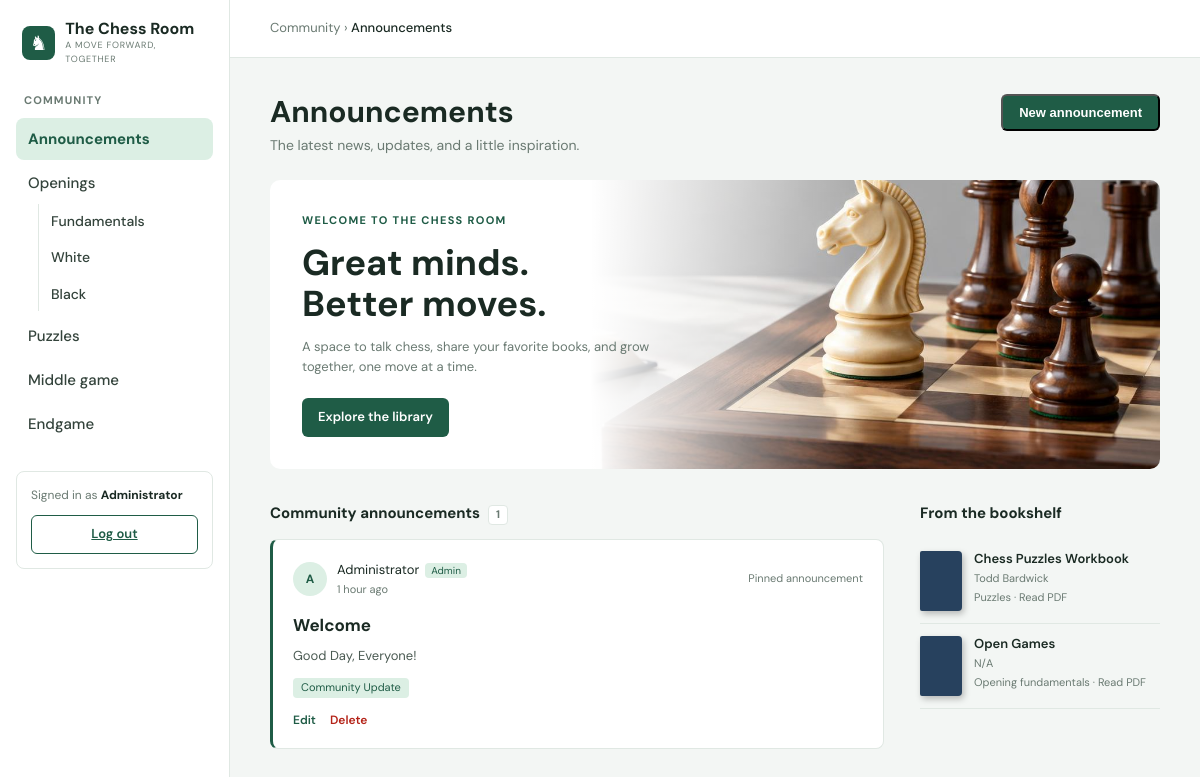
The app's page /pages/main_page.php (signed in) with its own data.
### tables this page shows
CREATE TABLE `announcements` (
  `id` int(11) NOT NULL,
  `title` varchar(255) NOT NULL,
  `body` text NOT NULL,
  `tag` varchar(60) NOT NULL DEFAULT '',
  `pinned` tinyint(1) NOT NULL DEFAULT 0,
  `author_name` varchar(255) NOT NULL DEFAULT '',
  `created_by` int(11) DEFAULT NULL,
  `created_at` timestamp NOT NULL DEFAULT current_timestamp()
);

CREATE TABLE `books` (
  `id` int(11) NOT NULL,
  `category` varchar(50) NOT NULL,
  `section` varchar(100) NOT NULL DEFAULT 'General',
  `title` varchar(255) NOT NULL,
  `author` varchar(255) NOT NULL DEFAULT '',
  `level` varchar(100) NOT NULL DEFAULT '',
  `topic` varchar(255) NOT NULL DEFAULT '',
  `color` varchar(20) NOT NULL DEFAULT '#7a2e2e',
  `width` int(11) NOT NULL DEFAULT 52,
  `height` int(11) NOT NULL DEFAULT 184,
  `created_by` int(11) DEFAULT NULL,
  `created_at` timestamp NOT NULL DEFAULT current_timestamp(),
  `file` varchar(255) DEFAULT NULL,
  `original_name` varchar(255) NOT NULL DEFAULT ''
);

### backend/books_repo.php (called while the page is built, shortened)
<?php
function all_books(mysqli $conn): array
{
    $rows = [];
    $result = $conn->query(
        'SELECT id, category, title, author, color, file
         FROM books
         ORDER BY id DESC'
    );
    if ($result) {
        while ($row = $result->fetch_assoc()) {
            $rows[] = $row;
        }
    }
    return $rows;
}
function category_label(string $key): string
{
    $map = [
        'fundamentals' => 'Opening fundamentals',
        'white'        => 'Openings for White',
        'black'        => 'Openings for Black',
        'puzzles'      => 'Puzzles',
        'middle-game'  => 'Middle game',
        'endgame'      => 'Endgame',
    ];
    return $map[$key] ?? ucfirst(str_replace('-', ' ', $key));
}

### pages/main_page.php (the view, shortened to what this page needs)
<?php
require_once __DIR__ . '/../backend/announcements_repo.php';
require_once __DIR__ . '/../backend/books_repo.php';
$role = $_SESSION['role'] ?? 'guest';
$isAdmin = $role === 'admin';
$announcements = announcements_all($conn);
$shelfBooks = all_books($conn);
?>
<!doctype html>
<html lang="en">
<head>
    <link rel="stylesheet" href="../assets/css/shelf.css">
</head>
<body data-role="<?= htmlspecialchars($role) ?>" data-announcements-api="../backend/announcements.php">
    <div class="app">
        <nav class="side-nav" aria-label="Main">
            <a class="logo" href="main_page.php"><i>&#9822;</i>
            <span><b>The Chess Room</b><small>A move forward, together</small></span></a>
            <h4>Community</h4>
            <a class="nav" href="main_page.php" aria-current="page">Announcements</a>
            <div class="group">Openings</div>
            <div class="sub">
                <a class="nav" href="opening/fundamentals.php">Fundamentals</a>
                <a class="nav" href="opening/white.php">White</a>
                <a class="nav" href="opening/black.php">Black</a>
            </div>
            <a class="nav" href="puzzles.php">Puzzles</a>
            <a class="nav" href="middle-game.php">Middle game</a>
            <a class="nav" href="endgame.php">Endgame</a>
            <?php if (isset($_SESSION['user_id'])): ?>
            <div class="side-account">
                <small>Signed in as <b><?= htmlspecialchars($_SESSION['user_name'] ?: 'Member') ?></b></small>
                <a class="logout-btn" href="../backend/logout.php">Log out</a>
            </div>
            <?php endif; ?>
        </nav>
        <div class="main">
            <div class="crumbs">Community &rsaquo; <b>Announcements</b></div>
            <div class="content">
                <div class="heading">
                    <div>
                        <h1>Announcements</h1>
                        <p>The latest news, updates, and a little inspiration.</p>
                    </div>
                    <?php if ($isAdmin): ?>
                    <button class="btn add-book-btn" type="button" data-add-announcement>New announcement</button>
                    <?php else: ?>
                    <span class="pill">Our community is growing</span>
                    <?php endif; ?>
                </div>
                <section class="hero" aria-labelledby="hh">
                    <div class="hero-copy">
                        <div class="eyebrow">WELCOME TO THE CHESS ROOM</div>
                        <h2 id="hh">Great minds.<br>Better moves.</h2>
                        <p>A space to talk chess, share your favorite books, and grow together, one move at a time.</p>
                        <a class="btn" href="#bookshelf">Explore the library</a>
                    </div>
                </section>
                <div class="cols">
                    <section>
                        <h2>Community announcements<span class="n"><?= count($announcements) ?></span></h2>
                        <?php render_announcements($announcements, $isAdmin); ?>
                    </section>
                    <aside class="shelf-side" id="bookshelf">
                        <h2>From the bookshelf
                        </h2>
                        <?php if ($shelfBooks): ?>
                        <div class="shelf-list" data-shelf-list>
                            <?php foreach ($shelfBooks as $i => $b):
                                $hasFile = !empty($b['file']);
                                $fileUrl = $hasFile ? '../uploads/books/' . rawurlencode($b['file']) : '';
                                $title = htmlspecialchars($b['title'], ENT_QUOTES);
                            ?>
                            <button class="row<?= $i >= 4 ? ' shelf-extra' : '' ?><?= $hasFile ? '' : ' is-empty' ?>"
                                type="button"<?= $hasFile ? ' data-file="' . htmlspecialchars($fileUrl, ENT_QUOTES) . '" data-title="' . $title . '"' : ' disabled' ?>>
                                <span class="mini" style="background:<?= htmlspecialchars($b['color'], ENT_QUOTES) ?>"></span>
                                <span class="shelf-info">
                                    <span class="shelf-title"><?= htmlspecialchars($b['title']) ?></span>
                                    <span class="shelf-author"><?= htmlspecialchars($b['author']) ?></span>
                                    <span class="shelf-meta"><?= htmlspecialchars(category_label($b['category'])) ?> &middot; <?= $hasFile ? 'Read PDF' : 'No PDF yet' ?></span>
                                </span>
                            </button>
                            <?php endforeach; ?>
                        </div>
                        <?php else: ?>
                        <p class="shelf-empty">No books yet.</p>
                        <?php endif; ?>
                    </aside>
                </div>
            </div>
        </div>
    </div>
</body>
</html>

### backend/announcements_repo.php (shortened to what this page needs)
<?php
function announcements_all(mysqli $conn): array
{
    $rows = [];
    $res = $conn->query(
        'SELECT id, title, body, tag, pinned, author_name, UNIX_TIMESTAMP(created_at) AS ts
         FROM announcements
         ORDER BY pinned DESC, created_at DESC'
    );
    if ($res) {
        while ($row = $res->fetch_assoc()) {
            $rows[] = $row;
        }
    }
    return $rows;
}
function relative_time(int $ts): string
{
    $diff = time() - $ts;
    if ($diff < 86400) {
        $h = (int) floor($diff / 3600);
        return $h === 1 ? '1 hour ago' : $h . ' hours ago';
    }
    return date('M j, Y', (int) $ts);
}
function announce_initials(string $name): string
{
    $parts = preg_split('/\s+/', trim($name)) ?: [];
    $initials = '';
    foreach ($parts as $part) {
        if ($part !== '') {
            $initials .= strtoupper(substr($part, 0, 1));
        }
    }
    return $initials !== '' ? $initials : 'A';
}
function render_announcements(array $items, bool $isAdmin): void
{
    foreach ($items as $a) {
        $id     = (int) $a['id'];
        $author = $a['author_name'] !== '' ? $a['author_name'] : 'Administrator';
        $tag    = trim($a['tag']);
        $pinned = !empty($a['pinned']);
        echo '<article class="post' . ($pinned ? ' is-pinned' : '') . '">';
        echo '<div class="who"><span class="av">' . htmlspecialchars(announce_initials($author)) . '</span>'
            . '<span>' . htmlspecialchars($author) . '<span class="badge">Admin</span>'
            . '<small>' . htmlspecialchars(relative_time((int) $a['ts'])) . '</small></span>'
            . ($pinned ? '<span class="pinned">Pinned announcement</span>' : '')
            . '</div>';
        echo '<h3>' . htmlspecialchars($a['title']) . '</h3>';
        echo '<p>' . nl2br(htmlspecialchars($a['body'])) . '</p>';
        if ($tag !== '') {
            echo '<span class="tag">' . htmlspecialchars($tag) . '</span>';
        }
        if ($isAdmin) {
            echo '<div class="announce-tools">'
                . '<button type="button" class="announce-tool" data-announce-edit'
                . ' data-id="' . $id . '"'
                . ' data-title="' . htmlspecialchars($a['title'], ENT_QUOTES) . '"'
                . ' data-tag="' . htmlspecialchars($a['tag'], ENT_QUOTES) . '"'
                . ' data-body="' . htmlspecialchars($a['body'], ENT_QUOTES) . '"'
                . ' data-pinned="' . ($pinned ? '1' : '0') . '">Edit</button>'
                . '<button type="button" class="announce-tools-del" data-announce-delete data-id="' . $id . '">Delete</button>'
                . '</div>';
        }
        echo '</article>';
    }
}

### records on screen
announcements: author_name "A", author_name "Administrator", ts "1 hour ago", pinned "Pinned announcement", title "Welcome", body "Good Day, Everyone!", tag "Community Update"
books: title "Chess Puzzles Workbook", author "Todd Bardwick", category "Puzzles", shows "Read PDF"
books: title "Open Games", author "N/A", category "Opening fundamentals", shows "Read PDF"

### other values on screen
$_SESSION['user_name'] ?: 'Member' "Administrator"
count($announcements) "1"
